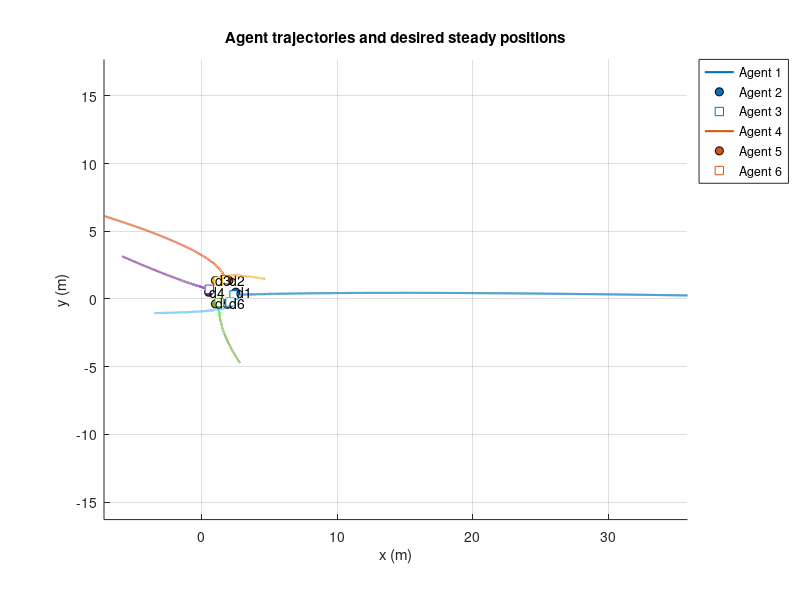
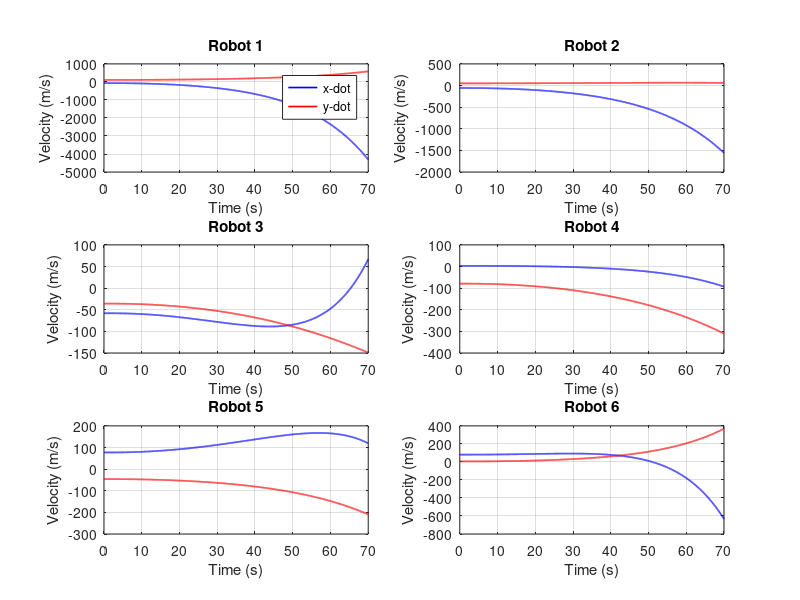

Write MATLAB code to recreate these figures, in order. (Note: this script raises an error after producing the figures.)
% sni_formation_sim_fixed.m
clear; close all; clc;

%% Parameters
M = 6;                 % number of agents
k = 0.005;              % integral scaling (tunable)
tfinal = 70;          % simulation time (s)
dt = 0.01;
tspan = 0:dt:tfinal;

%% Desired formation (2D) - hexagon around origin radius 1
theta = (0:M-1)' * (2*pi/M);
rss_points = [cos(theta), sin(theta)];   % M x 2
center_ref = [1.5; 0.5];                 % reference center
r_ss = rss_points + center_ref';         % steady positions (M x 2)
r_x = r_ss(:,1);
r_y = r_ss(:,2);

%% Graph (undirected) - ring graph
A = zeros(M);
for i = 1:M
    j = mod(i,M)+1;
    A(i,j) = 1; A(j,i) = 1;
end
deg = sum(A,2);
L = diag(deg) - A;

% Pinning: pin only agent 1
P = diag([1 0 0 0 0 0]);
LM = L + P;

%% Controller transfer functions (scalar)
numC = [1 1 1];                      % s^2 + s + 1
denC = conv(conv([1 1],[2 1]), [1 2 5]); % (s+1)*(2s+1)*(s^2+2s+5)
numD = k * numC;
denD = conv([1 0], denC);  % add integrator (s term)

[A_d, B_d, C_d, D_d] = tf2ss(numD, denD);
ordD = size(A_d,1);

%% Build closed-loop system
nCtot = M*ordD;
nY = M;
nTot = nCtot + nY;
A_cl = zeros(nTot);

% Controller blocks
for i = 1:M
    idx = (i-1)*ordD + (1:ordD);
    A_cl(idx, idx) = A_d;
end

% Coupling: controller input from formation coupling LM
TopRight = zeros(nCtot, M);
for i = 1:M
    idx = (i-1)*ordD + (1:ordD);
    TopRight(idx,:) = B_d * LM(i,:);
end
A_cl(1:nCtot, nCtot+1:nCtot+M) = TopRight;

% y_dot from controller states
for i = 1:M
    idx = (i-1)*ordD + (1:ordD);
    A_cl(nCtot+i, idx) = C_d;
end

% y_dot from D_d * LM * y
for i = 1:M
    A_cl(nCtot+i, nCtot+1:nCtot+M) = D_d * LM(i,:);
end

% B_cl (reference inputs)
B_cl = zeros(nTot, 2*M);
for i = 1:M
    idx_c = (i-1)*ordD + (1:ordD);
    idx_y = nCtot + i;
    B_cl(idx_c, i)   = +B_d * P(i,i);
    B_cl(idx_c, M+i) = +B_d * P(i,i);
    B_cl(idx_y, i)   = -D_d * P(i,i);
    B_cl(idx_y, M+i) = -D_d * P(i,i);

end

%% Initial conditions
x0_x = zeros(nTot,1);
x0_y = zeros(nTot,1);
y0_x = (rand(M,1)-0.5)*0.6 + r_x;
y0_y = (rand(M,1)-0.5)*0.6 + r_y;
x0_x(nCtot + (1:M)) = y0_x;
x0_y(nCtot + (1:M)) = y0_y;

%% Simulate x-channel
U_x = [r_x(:); zeros(M,1)];
odefun_x = @(t,x) A_cl*x + B_cl*U_x;
[tx, xx] = ode45(odefun_x, tspan, x0_x);

%% Simulate y-channel
U_y = [zeros(M,1); r_y(:)];
odefun_y = @(t,x) A_cl*x + B_cl*U_y;
[ty, yy] = ode45(odefun_y, tspan, x0_y);

%% Extract outputs
Yx = xx(:, nCtot+1:nCtot+M);
Yy = yy(:, nCtot+1:nCtot+M);

%% Plot trajectories
figure('Name','Agent Trajectories');
hold on; grid on; axis equal;
colors = lines(M);
for i = 1:M
    plot(Yx(:,i), Yy(:,i), 'Color', colors(i,:), 'LineWidth', 1.5);
    plot(r_ss(i,1), r_ss(i,2), 'o', 'MarkerFaceColor', colors(i,:), 'MarkerEdgeColor', 'k');
    plot(Yx(1,i), Yy(1,i), 's', 'MarkerEdgeColor', colors(i,:), 'MarkerFaceColor', 'w');
    text(r_ss(i,1)+0.03, r_ss(i,2)+0.03, sprintf('d%d', i));
end
xlabel('x (m)'); ylabel('y (m)');
title('Agent trajectories and desired steady positions');
legend(arrayfun(@(i) sprintf('Agent %d', i), 1:M, 'UniformOutput', false), 'Location', 'bestoutside');

%% Velocities and errors
t = tx; dt = mean(diff(t));
vel_x = gradient(Yx, dt);
vel_y = gradient(Yy, dt);
err_x = Yx - repmat(r_x', size(Yx,1), 1);
err_y = Yy - repmat(r_y', size(Yy,1), 1);

%% Fig.8 style: per-robot velocities
figure('Name','Per-robot velocities','Units','normalized','Position',[0.05 0.05 0.9 0.7]);
for i = 1:M
    subplot(3,2,i);
    plot(t, vel_x(:,i), 'b', 'LineWidth',1.2); hold on;
    plot(t, vel_y(:,i), 'r', 'LineWidth',1.2);
    xlabel('Time (s)'); ylabel('Velocity (m/s)');
    title(sprintf('Robot %d', i)); grid on;
    if i==1
        legend('x-dot','y-dot','Location','best');
    end
end
sgtitle('Per-robot velocities');

%% Fig.9 style: error curves
figure('Name','Formation errors','Units','normalized','Position',[0.05 0.05 0.8 0.4]);
subplot(1,2,1);
plot(t, err_x, 'LineWidth', 1.2); grid on;
xlabel('Time (s)'); ylabel('Error_x (m)'); title('(a) Error in x');
legend(arrayfun(@(i) sprintf('Robot %d', i), 1:M, 'UniformOutput', false),'Location','best');

subplot(1,2,2);
plot(t, err_y, 'LineWidth', 1.2); grid on;
xlabel('Time (s)'); ylabel('Error_y (m)'); title('(b) Error in y');
legend(arrayfun(@(i) sprintf('Robot %d', i), 1:M, 'UniformOutput', false),'Location','best');

%% RMS error convergence (clear single-curve view)
rms_err = sqrt(mean(err_x.^2 + err_y.^2, 2));
figure('Name','RMS formation error'); grid on; hold on;
plot(t, rms_err, 'k', 'LineWidth', 1.6);
xlabel('Time (s)'); ylabel('RMS position error (m)');
title('Formation error convergence');

%% Report final errors and eigenvalues
fprintf('\nSimulation finished.\n');
final_err = sqrt((Yx(end,:) - r_x').^2 + (Yy(end,:) - r_y').^2);
disp('Final per-agent error magnitudes:');
disp(final_err);

fprintf('\nMean steady errors (last 100 steps):\n');
mean_err_x = mean(abs(err_x(end-100:end,:)),1);
mean_err_y = mean(abs(err_y(end-100:end,:)),1);
disp([mean_err_x' mean_err_y']);

eigA = eig(A_cl);
fprintf('\nmax real(eig(A_cl)) = %.4f\n', max(real(eigA)));
